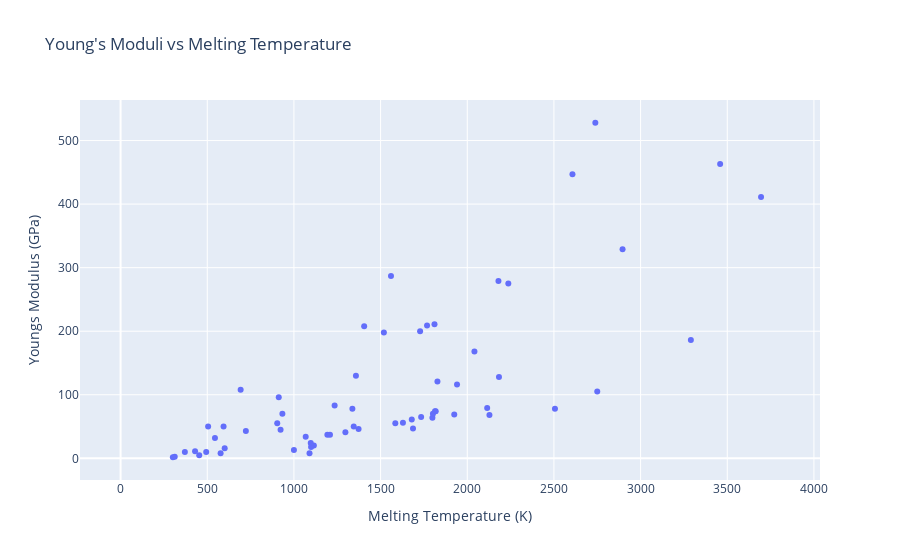

Notebook code cell kept with this figure:
### Code cell
import plotly #This is the library import
import plotly.graph_objs as go # This is the graphical object (Think "plt" in Matplotlib if you have used that before)

from plotly.offline import iplot # These lines are necessary to run Plotly in Jupyter Notebooks, but not in a dedicated environment
plotly.offline.init_notebook_mode(connected=True)

# To create a plot, you need a layout and a trace

# The layout gives Plotly the instructions on the background grids, tiles in the plot, 
# axes names, axes ticks, legends, labels, colors on the figure and general formatting.

layout = go.Layout(title = "Young's Moduli vs Melting Temperature",xaxis= dict(title= 'Melting Temperature (K)'), 
                   yaxis= dict(title= 'Youngs Modulus (GPa)'))

# The trace contains a type of plot (In this case, Scatter, but it can be "Bars, Lines, Pie Charts", etc.), 
# the data we want to visualize and the way ("Mode") we want to represent it.

trace = go.Scatter(x = melting_temperature, y = youngs_modulus, mode = 'markers')

# To plot, we create a figure and implement our components in the following way:

data = [trace] # We could include more than just one trace here

fig= go.Figure(data, layout=layout)
iplot(fig)

### Figure 1 — Plotly figure (JSON) as saved in the notebook; plotly's stock layout.template omitted (floating-point values rounded to 4 significant figures)
{"data": [{"mode": "markers", "type": "scatter", "x": [14.01, 0.95, 453.7, 1560, 2349, 3800, 63.05, 54.8, 53.53, 24.56, 370.9, 923, 933.5, 1687, 317.3, 388.4, 171.6, 83.8, 336.5, 1115, 1814, 1941, 2183, 2180, 1519, 1811, 1768, 1728, 1358.0, 692.7, 302.9, 1211.0, 1090, 494, 265.8, 115.8, 312.5, 1050, 1799, 2128, 2750, 2896, 2430, 2607, 2237, 1828.0, 1235.0, 594.2, 429.8, 505.1, 903.8, 722.7, 386.9, 161.4, 301.6, 1000, 2506, 3290, 3695, 3459, 3306, 2739, 2041.0, 1337.0, 234.3, 577, 600.6, 544.4, 1193, 1068, 1208, 1297, 1373, 1345, 1099, 1585, 1629, 1680, 1734, 1802, 1818, 1097, 1925, 1323, 2115, 1841, 1405.0, 910, 912.5], "y": [null, null, 4.9, 287, null, null, null, null, null, null, 10, 45, 70, 47, null, null, null, null, null, 20, 74, 116, 128, 279, 198, 211, 209, 200, 130, 108, null, null, 8, 10, null, null, 2.4, null, 64, 68, 105, 329, null, 447, 275, 121, 83, 50, 11, 50, 55, 43, null, null, 1.7, 13, 78, 186, 411, 463, null, 528, 168, 78, null, 8, 16, 32, 37, 34, 37, 41, 46, 50, 18, 55, 56, 61, 65, 70, 74, 24, 69, null, 79, null, 208, null, 96]}], "layout": {"title": {"text": "Young's Moduli vs Melting Temperature"}, "xaxis": {"title": {"text": "Melting Temperature (K)"}}, "yaxis": {"title": {"text": "Youngs Modulus (GPa)"}}}}
